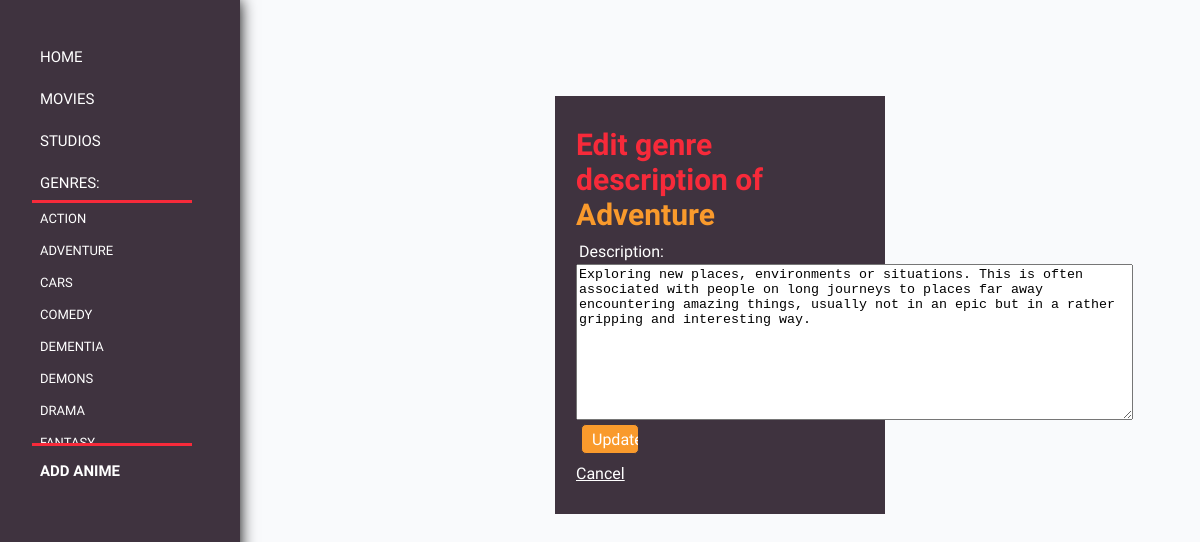
The app's page /user/UpdateGenre.php?genre_name=Adventure with its own data.
### tables this page shows
CREATE TABLE `Genre` (
  `genre_name` varchar(20) NOT NULL,
  `genre_desc` text
);

### user/UpdateGenre.php (the view, shortened to what this page needs)
<?php
	include_once ('../server.php');
?>
<!DOCTYPE html>
<html>
<head>
<link rel="stylesheet" type="text/css" href="v2.css">
<link rel="stylesheet" href="https://cdnjs.cloudflare.com/ajax/libs/font-awesome/4.7.0/css/font-awesome.min.css">
<link rel="stylesheet" type="text/css" href="../stylev2.css">
</head>
<div class="sidenav">
	<center>
	<a href="HomeV2.php"> Home</a>
	<a href="MoviesPage.php"> Movies</a>
	<a href="StudiosPage.php"> Studios</a>
	<a> Genres: </a>
		<div class="dropdown-content">
			<?php
				$sql="SELECT genre_name FROM Genre";
				$result=mysqli_query($connection,$sql);
				if ($result->num_rows > 0) {
				    while($row = $result->fetch_assoc()) {
				    	echo "<a href='CategoryPage.php?link=".$row['genre_name']."'>".$row['genre_name']."</a>";
				    }
				} else {
				    echo "0 results";
				}
			?>
		</div>
	<strong><a href="AddAnime.php"> Add Anime</a></strong>
</div>
<?php
    $genre_name = $_GET["genre_name"];
    $sql1="SELECT * FROM Genre
        WHERE genre_name = '$genre_name'";
    $get_genre = mysqli_query($connection,$sql1) or die(mysqli_error($connection));
    if(mysqli_num_rows($get_genre)>0){
        while($result = mysqli_fetch_assoc($get_genre)){
            $genre_desc = $result["genre_desc"];
        }
        $new_genre_desc = $new_genre_desc_error = "";
?>
<form class="container" method="POST" id="genre_form">
    <div class="input-group">
        <h2>Edit genre description of <font color="#f99a2c"><?php echo $genre_name ?></h2>
    </div>
    <div class="input-group">
        <label>Description:</label>
        <div align="center">
            <textarea font-family='Ubuntu' font-size="18px" rows="10" cols="67" name="new_genre_desc" wrap="soft" form="genre_form"><?php echo $genre_desc ?></textarea>
        </div>
        <small class="error"><?php echo $new_genre_desc_error ?></small>
        <input type="submit" name="button" value="Update" class="btn">
    </div>
     <div class="input-group">
        <a href="CategoryPage.php" style="color: white;">Cancel</a>
    </div>
</form>
<?php
} else{
    echo "There seems to be an error.";
}
?>

### user/v2.css (style rules this page uses)
header a, .sidenav a { float: left; display: block; color: #fff; text-align: center; padding: 1rem 4rem 0.5rem 0.5rem; font-size: 15px; font-family: 'Questrial', sans-serif; text-decoration: none; text-transform: uppercase; }
.sidenav { height: 100%; width: 11rem; position: fixed; top:0 !important; left: 0 !important; background-color: #3f333f; padding: 2rem; z-index: 999; overflow-x: hidden; box-shadow: 0px 0px 15px black; }
.dropdown-content { display: block; position: relative; background-color: #3f333f; align-content: center; z-index: 1; max-height: 15rem; max-width: 10rem; float: left; overflow: -moz-scrollbars-vertical; overflow-y: scroll; line-height: 0px; border-top: 3px solid #f72a3a; border-bottom: 3px solid #f72a3a; object-fit: contain; }
.dropdown-content a { font-size: 13px; margin-bottom: 0.5rem; color: #fff; word-wrap: normal; line-height: 0rem; padding-right: 2rem; display: block; }
h2 { font-family: 'Questrial', sans-serif !important; font-size: 30px; margin-bottom: 3px ; margin-top: 0px; color: #f72a3a !important; }

### stylev2.css (style rules this page uses)
h2 { color: white; text-align: left; }
form, .content { width: 30%; margin: 0px auto; padding: 20px; border: 1px solid #3f333f; background: #fff; }
.container { background-color: #3f333f; }
.input-group { margin: 10px 0px 10px 0px; }
.input-group label { display: block; text-align: left; margin: 3px; color: white; font-family: 'Questrial', sans-serif; }
.input-group input { height: 30px; width: 96%; padding: 5px 10px; font-size: 16px; border: 1px solid #3f333f; }
.btn { padding: 10px; font-size: 15px; color: white; background: #f99a2c; border: none; border-radius: 5px; width: 20% !important; font-family: 'Questrial', sans-serif; }
.error { width: 100%; color: #f72a3a; text-align: left; font-weight: bold; padding-left: 5px; }
a:-webkit-any-link { color: white; cursor: pointer; font-family: 'Questrial', sans-serif; }
a { color: white; font-family: 'Questrial', sans-serif; }

### records on screen
genre: genre_name "ACTION"
genre: genre_name "ADVENTURE", new_genre_desc "Exploring new places, environments or situations. This is often associated with people on long journeys to places far away encountering amazing things, usually not in an epic but in a rather gripping and interesting way."
genre: genre_name "CARS"
genre: genre_name "COMEDY"
genre: genre_name "DEMENTIA"
genre: genre_name "DEMONS"
genre: genre_name "DRAMA"
genre: genre_name "FANTASY"

### other values on screen
$genre_name "Adventure"
